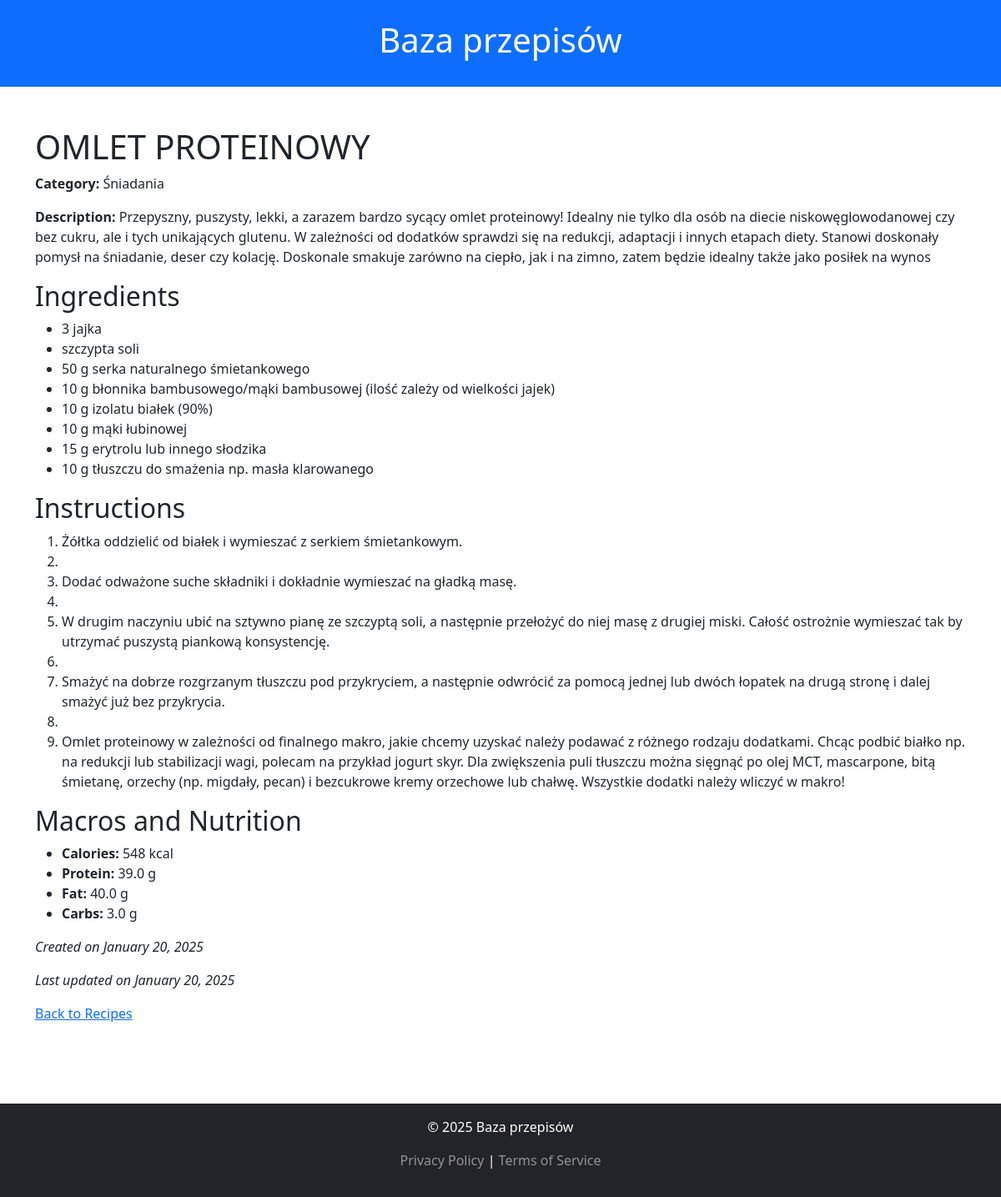
/recipesbase/recipe/3/, run on the app's committed database.
### recipesbase/models.py (models this page shows, shortened)
class Recipe(models.Model):
    name = models.CharField(max_length=200)
    category = models.ForeignKey(Category, on_delete=models.CASCADE, related_name="recipes")
    description = models.TextField(blank=True, null=True)
    ingredients = models.TextField(help_text="List of ingredients and quantities")
    instructions = models.TextField(help_text="Step-by-step cooking instructions")
    calories = models.PositiveIntegerField(help_text="Total calories in kcal")
    protein = models.FloatField(help_text="Protein content in grams")
    fat = models.FloatField(help_text="Fat content in grams")
    carbs = models.FloatField(help_text="Carbohydrate content in grams")
    created_at = models.DateTimeField(auto_now_add=True)
    updated_at = models.DateTimeField(auto_now=True)

class Category(models.Model):
    name = models.CharField(max_length=100, unique=True)
    description = models.TextField(blank=True, null=True)

### recipesbase/views.py (the view)
# urls.py: path("recipe/<int:recipe_id>/", views.recipe, name="recipe"),
def recipe(request, recipe_id):
    recipe = Recipe.objects.get(id=recipe_id)
    return render(request, "recipesbase/recipe.html", {"recipe": recipe})

### recipesbase/templates/recipesbase/recipe.html (shortened to what this page needs)
{% extends "recipesbase/base.html" %}
{% block content %}
<h1>{{ recipe.name }}</h1>
<p><strong>Category:</strong> {{ recipe.category.name }}</p>
{% if recipe.description %}
<p><strong>Description:</strong> {{ recipe.description }}</p>
{% endif %}
<h2>Ingredients</h2>
<ul>
  {% for ingredient in recipe.ingredients.splitlines %}
  <li>{{ ingredient }}</li>
  {% endfor %}
</ul>
<h2>Instructions</h2>
<ol>
  {% for step in recipe.instructions.splitlines %}
  <li>{{ step }}</li>
  {% endfor %}
</ol>
<h2>Macros and Nutrition</h2>
<ul>
  <li><strong>Calories:</strong> {{ recipe.calories }} kcal</li>
  <li><strong>Protein:</strong> {{ recipe.protein }} g</li>
  <li><strong>Fat:</strong> {{ recipe.fat }} g</li>
  <li><strong>Carbs:</strong> {{ recipe.carbs }} g</li>
</ul>
<p><em>Created on {{ recipe.created_at|date:"F j, Y" }}</em></p>
<p><em>Last updated on {{ recipe.updated_at|date:"F j, Y" }}</em></p>
<a href="{% url 'index' %}">Back to Recipes</a>
{% endblock %}

### recipesbase/templates/recipesbase/base.html (style rules this page uses)
body { display: flex; flex-direction: column; min-height: 100vh; }

### data on the page
Recipe: name "OMLET PROTEINOWY", category.name "Śniadania", description "Przepyszny, puszysty, lekki, a zarazem bardzo sycący omlet proteinowy! Idealny nie tylko dla osób na diecie niskowęglowodanowej czy bez cukru, ale i tych unikających glutenu. W zależności od dodatków sprawdzi się na redukcji, adaptacji i innych etapach diety. Stanowi doskonały pomysł na śniadanie, deser czy kolację. Doskonale smakuje zarówno na ciepło, jak i na zimno, zatem będzie idealny także jako posiłek na wynos", calories "548", protein "39.0", fat "40.0", carbs "3.0", created_at "January 20, 2025", updated_at "January 20, 2025"

### other printed values
{{ ingredient }} "3 jajka" "szczypta soli" "50 g serka naturalnego śmietankowego" "10 g błonnika bambusowego/mąki bambusowej (ilość zależy od wielkości jajek)" "10 g izolatu białek (90%)" "10 g mąki łubinowej" "15 g erytrolu lub innego słodzika" "10 g tłuszczu do smażenia np. masła klarowanego"
{{ step }} "Żółtka oddzielić od białek i wymieszać z serkiem śmietankowym." "Dodać odważone suche składniki i dokładnie wymieszać na gładką masę." "W drugim naczyniu ubić na sztywno pianę ze szczyptą soli, a następnie przełożyć do niej masę z drugiej miski. Całość ostrożnie wymieszać tak by utrzymać puszystą piankową konsystencję." "Smażyć na dobrze rozgrzanym tłuszczu pod przykryciem, a następnie odwrócić za pomocą jednej lub dwóch łopatek na drugą stronę i dalej smażyć już bez przykrycia."
